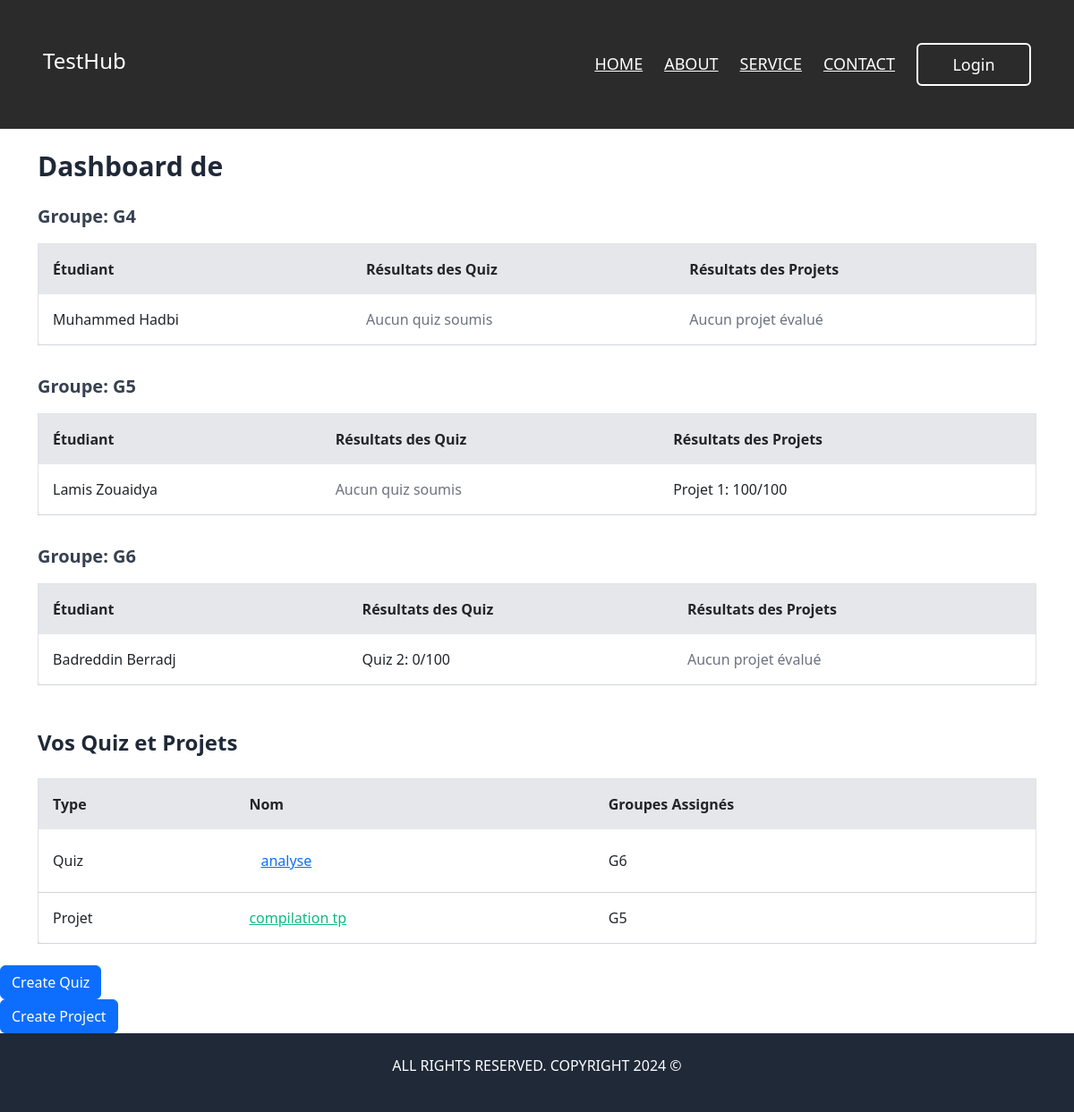
Before: /professor/ (signed in) with the older database file.
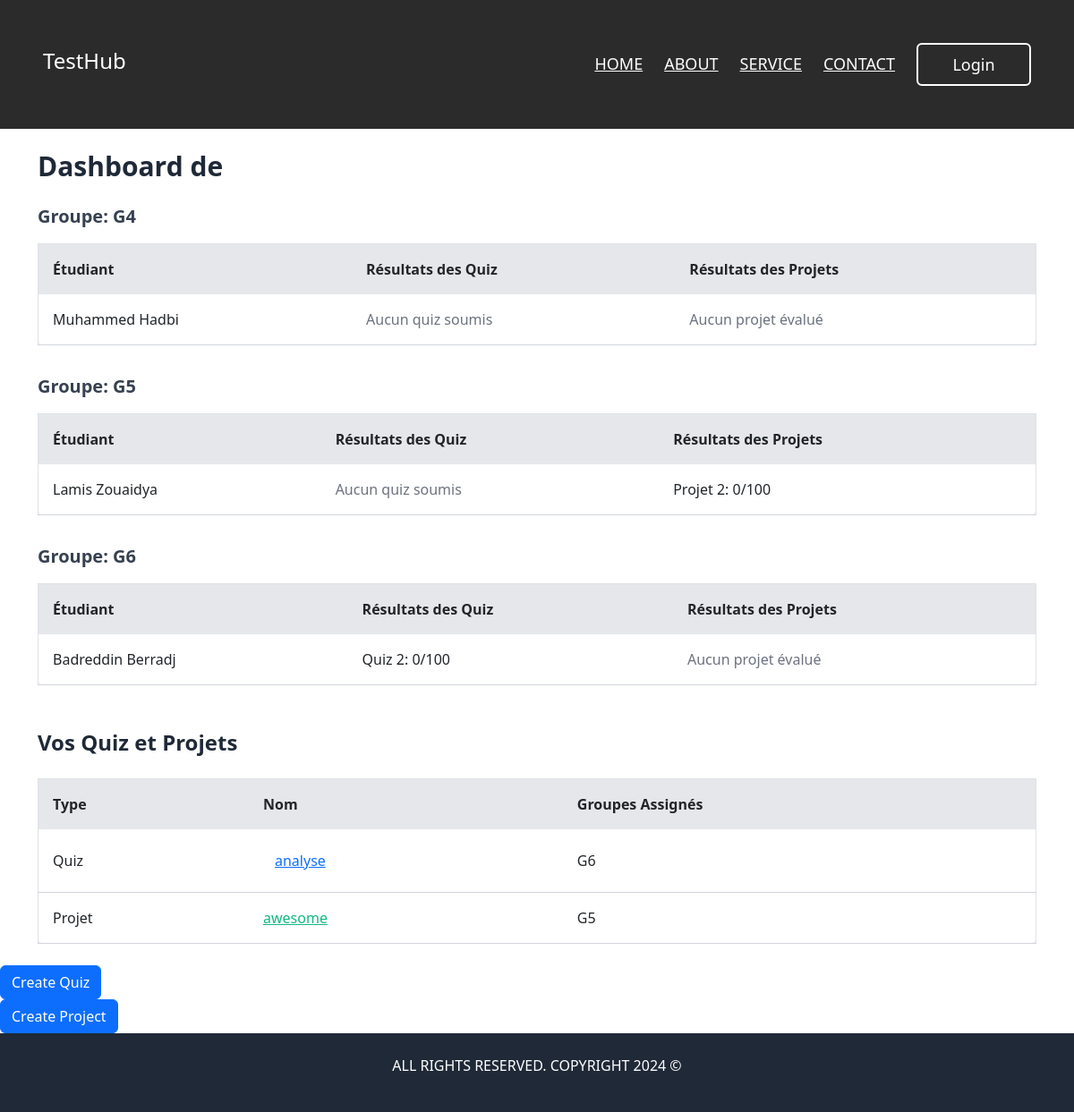
After: the same page with the newer database file.
### groupe/models.py (models this page shows, shortened)
class Group(models.Model):
    name = models.CharField(max_length=100)
    academic_level = models.CharField(
        max_length=50,
        choices=[
            ("1st Year", "1st Year"),
            ("2nd Year", "2nd Year"),
            ("3rd Year", "3rd Year"),
            ("Master 1", "Master 1"),
            ("Master 2", "Master 2"),
        ],
        default="1st Year"
    )
    academic_session = models.ForeignKey(AcademicSession, on_delete=models.CASCADE)

### documents/models.py (models this page shows, shortened)
class Student(models.Model):
    user = models.OneToOneField(CustomUser, on_delete=models.CASCADE)
    group = models.ForeignKey(Group, on_delete=models.SET_NULL, null=True, related_name="students")

class CustomUser(AbstractUser):
    ROLE_CHOICES = (
        ('student', 'student'),
        ('professor', 'professor'),
        ('admin', 'admin'),
    )
    role = models.CharField(max_length=10, choices=ROLE_CHOICES, default='professor')
    is_active = models.BooleanField(default=False)

### quizes/models.py (models this page shows, shortened)
class Quiz(models.Model):
    name = models.CharField(max_length=120)
    topic = models.CharField(max_length=120)
    number_of_questions = models.IntegerField()
    time = models.IntegerField(help_text="duration of quiz in seconds")
    difficulty = models.CharField(max_length=6, choices=DIFF_CHOICES)
    required_score = models.IntegerField(help_text="required score to pass the quiz")
    created_by = models.ForeignKey(Professor, on_delete=models.CASCADE)
    start_time = models.DateTimeField()  # Students can access from this time
    end_time = models.DateTimeField()  # Access closes after this time
    groups = models.ManyToManyField(Group)  # Assign quiz to multiple groups
    created_at = models.DateTimeField(auto_now_add=True)
    class Meta:
        verbose_name_plural = "Quizes"

### projetTask/models.py (models this page shows, shortened)
class ProjectSubmissionTask(models.Model):
    title = models.CharField(max_length=200)
    description = models.TextField(default="Lorem ipsum dolor sit amet, consectetur adipiscing elit. Sed non risus. Suspendisse lectus tortor, dignissim sit amet, adipiscing nec, ultricies sed, dolor. Cras elementum ultrices diam. Maecenas ligula massa, varius a, semper congue, euismod non, mi. Proin porttitor, orci nec nonummy molestie, enim est eleifend mi, non fermentum diam nisl sit amet erat. Duis semper. Duis arcu massa, scelerisque vitae,")
    created_by = models.ForeignKey(Professor, on_delete=models.CASCADE)
    groups = models.ManyToManyField(Group)
    start_time = models.DateTimeField()
    end_time = models.DateTimeField()

### documents/views.py (the view)
# urls.py: path('professor/', views.professor_dashboard, name='professor'),
@login_required
def professor_dashboard(request):
    professor = Professor.objects.get(user=request.user)
    groups = professor.groups.all()
    professor_quizzes = Quiz.objects.filter(created_by=professor)
    professor_projects = ProjectSubmissionTask.objects.filter(created_by=professor)
    group_data = []
    for group in groups:
        students = Student.objects.filter(group=group)
        student_data = []
        for student in students:
            quizzes = Quiz.objects.filter(groups=group)
            quiz_scores = {quiz.id: 0 for quiz in quizzes}
            for quiz in quizzes:
                result = Result.objects.filter(student=student, quiz=quiz).first()
                if result:
                    quiz_scores[quiz.id] = result.score
            projects = ProjectSubmissionTask.objects.filter(groups=group)
            project_scores = {project.id: 0 for project in projects}
            for project in projects:
                submission = ProjectSubmission.objects.filter(student=student, task=project).first()
                if submission:
                    project_scores[project.id] = 100
            student_data.append({
                "student": student,
                "quiz_scores": quiz_scores,
                "project_scores": project_scores,
            })
        group_data.append({"group": group, "students": student_data})
    context = {
        "group_data": group_data,
        "professor_quizzes": professor_quizzes,
        "professor_projects": professor_projects,
    }
    return render(request, "pages/professor_dashboard.html", context)

### theme/templates/pages/professor_dashboard.html (shortened to what the changed rows need)
{% extends 'base.html' %}
{% load static %}
{% block scripts %}
<link href="https://cdn.jsdelivr.net/npm/bootstrap@5.2.3/dist/css/bootstrap.min.css" rel="stylesheet">
{% endblock scripts %}
{% block content %}
<div class="container mx-auto p-6">
    <h1 class="text-3xl font-bold text-gray-800 mb-6">Dashboard de {{ request.user.first_name }} {{ request.user.last_name }}</h1>
    {% for group in group_data %}
    <div class="mb-8">
        <h2 class="text-xl font-semibold text-gray-700 mb-3">Groupe: {{ group.group.name }}</h2>
        <div class="overflow-x-auto">
            <table class="w-full table-auto border border-gray-300 rounded-lg shadow-md">
                <thead class="bg-gray-200">
                    <tr>
                        <th class="p-3 text-left">Étudiant</th>
                        <th class="p-3 text-left">Résultats des Quiz</th>
                        <th class="p-3 text-left">Résultats des Projets</th>
                    </tr>
                </thead>
                <tbody>
                    {% for student in group.students %}
                    <tr class="border-b border-gray-300">
                        <td class="p-3">{{ student.student.user.first_name }} {{ student.student.user.last_name }}</td>
                        <td class="p-3">
                            {% if student.quiz_scores %}
                                {% for quiz_id, score in student.quiz_scores.items %}
                                    <span class="block">Quiz {{ quiz_id }}: {{ score }}/100</span>
                                {% endfor %}
                            {% else %}
                                <span class="text-gray-500">Aucun quiz soumis</span>
                            {% endif %}
                        </td>
                        <td class="p-3">
                            {% if student.project_scores %}
                                {% for project_id, score in student.project_scores.items %}
                                    <span class="block">Projet {{ project_id }}: {{ score }}/100</span>
                                {% endfor %}
                            {% else %}
                                <span class="text-gray-500">Aucun projet évalué</span>
                            {% endif %}
                        </td>
                    </tr>
                    {% endfor %}
                </tbody>
            </table>
        </div>
    </div>
    {% endfor %}
    <div class="mt-12">
        <h2 class="text-2xl font-bold text-gray-800 mb-4">Vos Quiz et Projets</h2>
        <div class="overflow-x-auto">
            <table class="w-full table-auto border border-gray-300 rounded-lg shadow-md">
                <thead class="bg-gray-200">
                    <tr>
                        <th class="p-3 text-left">Type</th>
                        <th class="p-3 text-left">Nom</th>
                        <th class="p-3 text-left">Groupes Assignés</th>
                    </tr>
                </thead>
                <tbody>
                    {% for quiz in professor_quizzes %}
                    <tr class="border-b border-gray-300">
                        <td class="p-3">Quiz</td>
                        <td class="p-3">
                            <a href="#" class="btn btn-link modal-button"
                                data-pk="{{ quiz.pk }}"
                                data-quiz="{{ quiz.name }}"
                                data-questions="{{ quiz.number_of_questions }}"
                                data-time="{{ quiz.time }}"
                                data-difficulty="{{ quiz.difficulty }}"
                                data-pass="{{ quiz.required_score }}"
                                data-bs-toggle="modal"
                                data-bs-target="#detailsModal">
                                {{ quiz.name }}
                            </a>
                        </td>
                        <td class="p-3">
                            {% for group in quiz.groups.all %}
                                <span class="block">{{ group.name }}</span>
                            {% endfor %}
                        </td>
                    </tr>
                    {% endfor %}
                    {% for project in professor_projects %}
                    <tr class="border-b border-gray-300">
                        <td class="p-3">Projet</td>
                        <td class="p-3">
                            <a href="#" class="project-link text-green-500 underline"
                                data-pk="{{ project.pk }}"
                                data-title="{{ project.title }}"
                                data-description="{{ project.description }}"
                                data-bs-toggle="modal"
                                data-bs-target="#detailsModal">
                                {{ project.title }}
                            </a>
                        </td>
                        <td class="p-3">
                            {% for group in project.groups.all %}
                                <span class="block">{{ group.name }}</span>
                            {% endfor %}
                        </td>
                    </tr>
                    {% endfor %}
                </tbody>
            </table>
        </div>
    </div>
</div>
<br>
{% endblock %}

Changed rows visible on the page:
removed ProjectSubmissionTask: title "compilation tp", Group (name "G5")
computed for Group (number 2 of 3 on the later page): gains Student (student.user.first_name "Lamis", student.user.last_name "Zouaidya", shows "Aucun quiz soumis", project_scores "2", project_scores "0"); loses Student (student.user.first_name "Lamis", student.user.last_name "Zouaidya", shows "Aucun quiz soumis", project_scores "1", project_scores "100")
added ProjectSubmissionTask: title "awesome", Group (name "G5")
